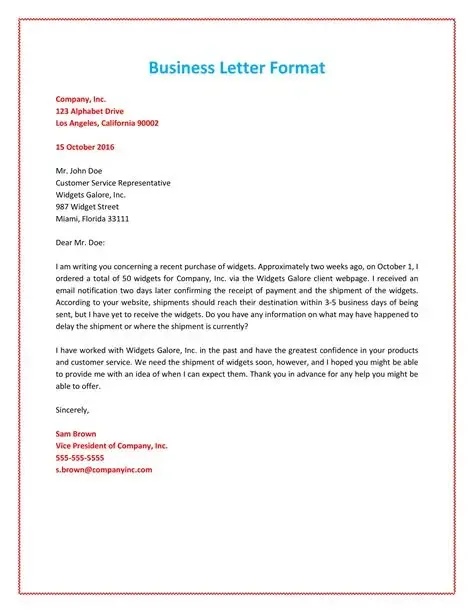
#> input picture images/image.webp, 474 x 613 px, found by its file name
$ python main2.py
#> lines starting #> are read from the running program, lines starting #| are printed output that depends on the picture
import cv2
import numpy as np
im = cv2.imread("images/image.webp")
#> im is the input picture: shape (613, 474, 3); mean B, G, R 245.7, 245.7, 247
def grayscale(image):
    return cv2.cvtColor(image, cv2.COLOR_BGR2GRAY)
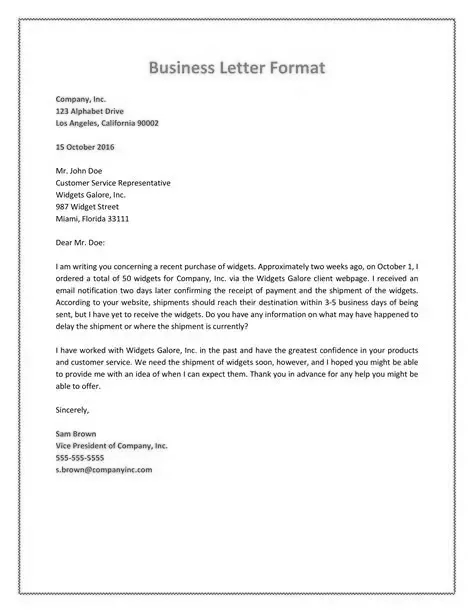
#> returned value: shape (613, 474); min 0, max 255, mean 246.1
def invert(image):
    return cv2.bitwise_not(image)
def blur(image):
    return cv2.GaussianBlur(image, (5, 5), 0)
def noise(image):
    kernel = np.ones((1, 1), np.uint8)
    image = cv2.dilate(image, kernel, iterations=1)
    image = cv2.erode(image, kernel, iterations=1)
    image = cv2.morphologyEx(image, cv2.MORPH_CLOSE, kernel)
    image = cv2.medianBlur(image, 3)
    return image
def bw(image):
    return cv2.threshold(image, 100, 255, cv2.THRESH_BINARY)[1]
def adaptive_threshold(image):
    return cv2.adaptiveThreshold(image, 255, cv2.ADAPTIVE_THRESH_GAUSSIAN_C, cv2.THRESH_BINARY, 11, 2)
def resize(image, width, height):
    return cv2.resize(image, (width, height))
def rotate(image):
    (h, w) = image.shape[:2]
    center = (w // 5, h // 5)
    m = cv2.getRotationMatrix2D(center, 90, 1)
    rotated = cv2.warpAffine(image, m, (w, h))
    return rotated
def deskew(image):
    coords = np.column_stack(np.where(image > 0))
#> coords = 290560 pairs, first value 0 to 612, second value 0 to 473
    angle = cv2.minAreaRect(coords)[-1]
#> angle = -90
    if angle < -45:
        angle = -(90 + angle)
#> angle = 0
    else:
        angle = -angle
    (h, w) = image.shape[:2]
#> h = 613; w = 474
    center = (w // 2, h // 2)
#> center = (237, 306)
    M = cv2.getRotationMatrix2D(center, 90, 1)
    deskewed = cv2.warpAffine(
        image,
        M,
        (w, h),
        flags=cv2.INTER_CUBIC,
        borderMode=cv2.BORDER_REPLICATE
    )
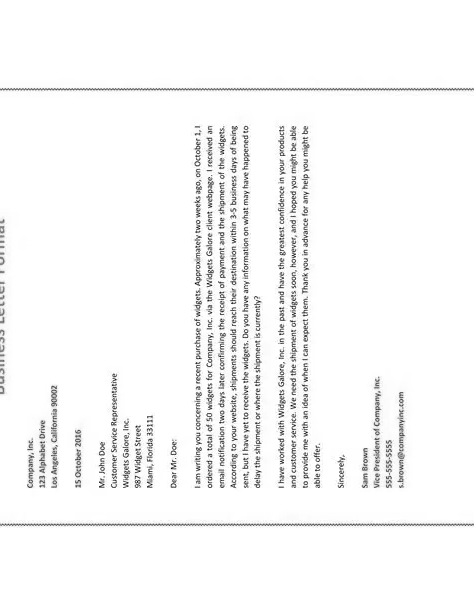
#> deskewed: shape (613, 474); min 0, max 255, mean 247.4

    return deskewed
cv2.imwrite("output/Images.webp", grayscale(im))
cv2.imshow("original", deskew(grayscale(im)))
cv2.waitKey(0)
cv2.destroyAllWindows()
